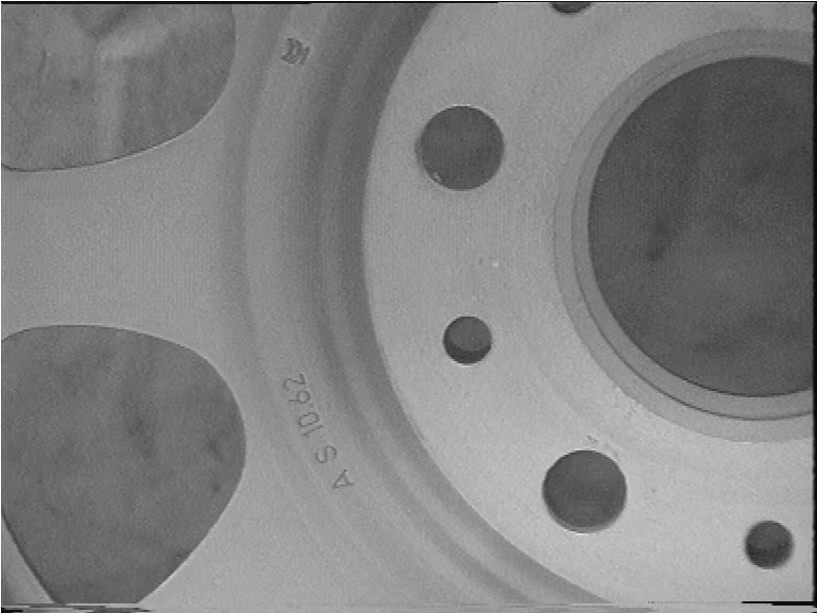
//> input picture machine_vision/images/holes.jpg, 818 x 614 px
$ ./holes   (built with g++ and OpenCV 4)
//> lines starting //> are read from the running program, lines starting //| are printed output that depends on the picture; after the words box and inside, x2 and y2 are one past the last pixel; in counts of white or black regions, pixels touching at a corner belong together
#include <iostream>
#include <opencv2/opencv.hpp>

using namespace std;
using namespace cv;

int main(int argc, char** argv)
{
    string path = argc > 1 ? argv[1] : "images/holes.jpg";
    Mat src = imread(path, IMREAD_COLOR);
//> src is the input picture: 614 rows x 818 cols, CV_8UC3; min 0, max 255, mean 130.4
    if (src.empty()) { cerr << "cannot read " << path << endl; return -1; }

    Mat gray, blur, bin;
    cvtColor(src, gray, COLOR_BGR2GRAY);
    GaussianBlur(gray, blur, Size(7, 7), 0);
    // holes are darker than the metal surface -> inverse Otsu
    threshold(blur, bin, 0, 255, THRESH_BINARY_INV | THRESH_OTSU);
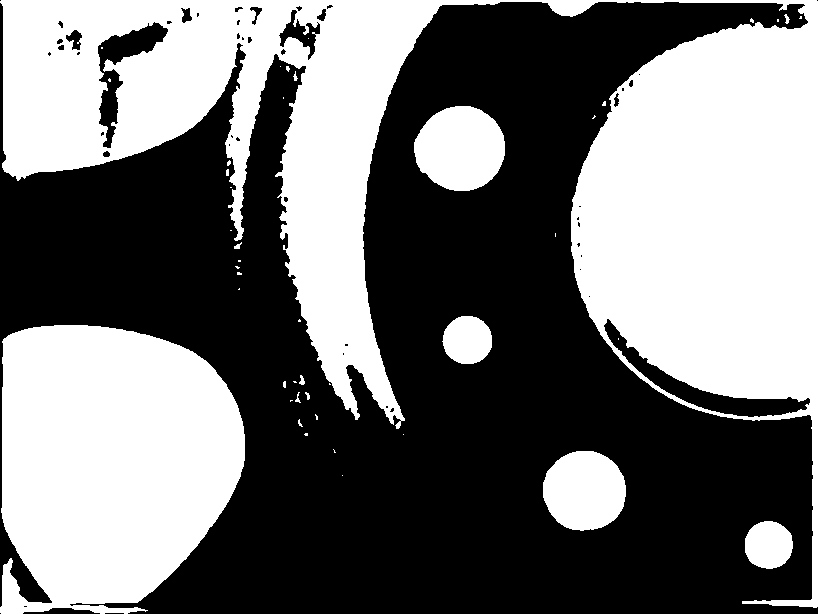
//> bin: 614 rows x 818 cols, CV_8UC1; 45.1% white; 44 white regions (31 under 20 px), largest, box (x1, y1, x2, y2) and area: (0, 0, 818, 608) 153783, (0, 325, 245, 614) 57145, (414, 106, 505, 191) 6015

    Mat k = getStructuringElement(MORPH_ELLIPSE, Size(5, 5));
    morphologyEx(bin, bin, MORPH_OPEN, k);
    morphologyEx(bin, bin, MORPH_CLOSE, k);
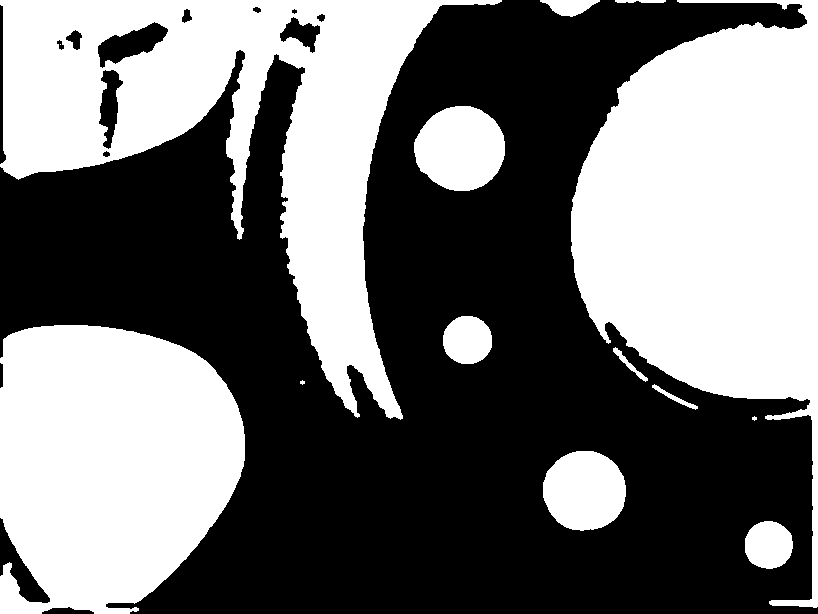
//> bin: 614 rows x 818 cols, CV_8UC1; 45% white; 14 white regions (3 under 20 px)

    vector<vector<Point>> contours;
    findContours(bin, contours, RETR_EXTERNAL, CHAIN_APPROX_SIMPLE);
//> contours = 13 contours, 2 with area under 20; largest, box (x1, y1, x2, y2) and area: (571, 0, 818, 608) 78417, (0, 0, 502, 420) 75262, (0, 325, 245, 614) 57036, (414, 106, 505, 191) 5890, (543, 451, 626, 531) 5136

    Mat out = src.clone();
    int count = 0;
    for (auto& c : contours)
    {
        double area = contourArea(c);
        if (area < 800 || area > 20000) continue;           // size of the small holes
        Rect b = boundingRect(c);
        if (b.x <= 2 || b.y <= 2 || b.x + b.width >= src.cols - 2 ||
            b.y + b.height >= src.rows - 2) continue;       // incomplete (cut by border)
        double per = arcLength(c, true);
        double circ = 4 * CV_PI * area / (per * per);
        if (circ < 0.8) continue;                           // keep round shapes only

        count++;
        Point2f ctr; float rad;
        minEnclosingCircle(c, ctr, rad);
        circle(out, ctr, (int)rad + 4, Scalar(0, 0, 255), 3);
        putText(out, to_string(count), Point((int)ctr.x - 8, (int)ctr.y + 8),
                FONT_HERSHEY_SIMPLEX, 0.8, Scalar(0, 255, 0), 2);
        cout << count << ": center(" << (int)ctr.x << "," << (int)ctr.y
             << ") r=" << (int)rad << " circ=" << circ << endl;
    }
//> this loop made 13 passes
//> (area, b, per, circ, ctr, rad) on passes 1, 2, 8, 9: (1766, Rect(745, 521, 48, 48), 157.5, 0.894, Point(768.5, 544.9), 24.62), (5136.5, Rect(543, 451, 83, 80), 269.5, 0.889, Point(584, 490.7), 41.91), (1818.5, Rect(443, 316, 49, 48), 159, 0.904, Point(467.2, 340), 24.85), (5889.5, Rect(414, 106, 91, 85), 288.8, 0.887, Point(459.2, 147.6), 45.56)
//> area on passes 4, 6, 7, 10, 11, 12: 167, 176, 57036.5, 78417, 85, 560
//| 1: center(768,544) r=24 circ=0.894178
//| 2: center(584,490) r=41 circ=0.888565
//| 3: center(467,339) r=24 circ=0.904449
//| 4: center(459,147) r=45 circ=0.887129
//> pass 1, `putText(out, to_string(count), Point((int)ctr.x - 8, (int)ctr.y + 8), ..`:
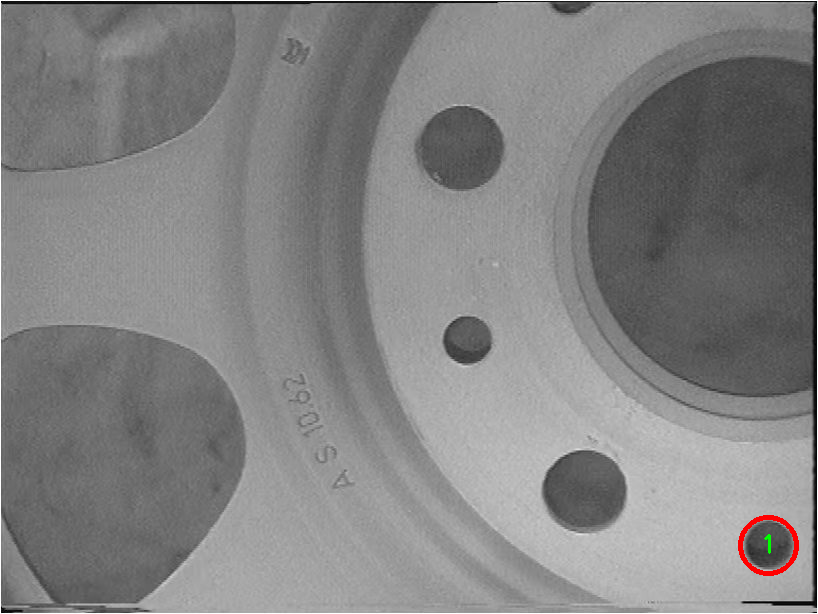
//> out: 614 rows x 818 cols, CV_8UC3; 0.19% of pixels changed, all inside (x1, y1, x2, y2) = (738, 515, 799, 576)
//> pass 2, `putText(out, to_string(count), Point((int)ctr.x - 8, (int)ctr.y + 8), ..`:
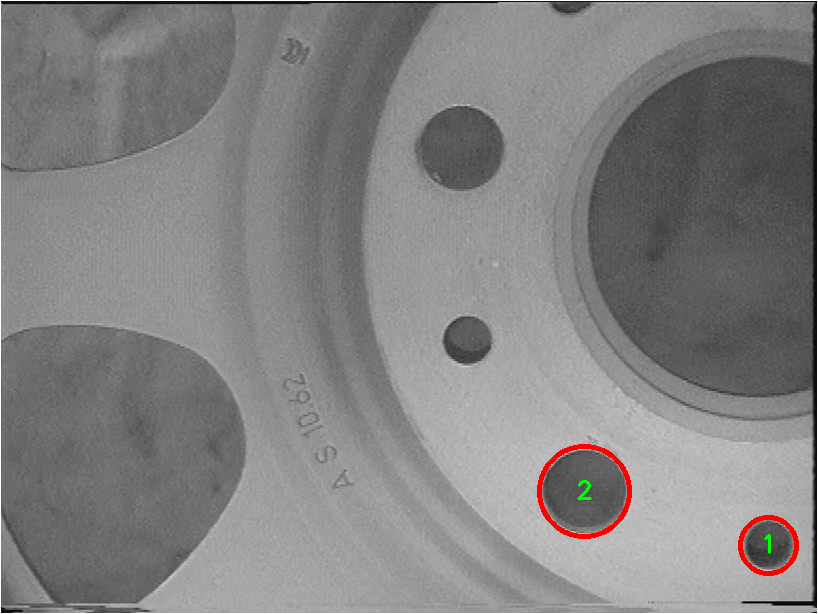
//> out: 614 rows x 818 cols, CV_8UC3; 0.3% of pixels changed, all inside (x1, y1, x2, y2) = (537, 444, 632, 539)
//> after the loop:
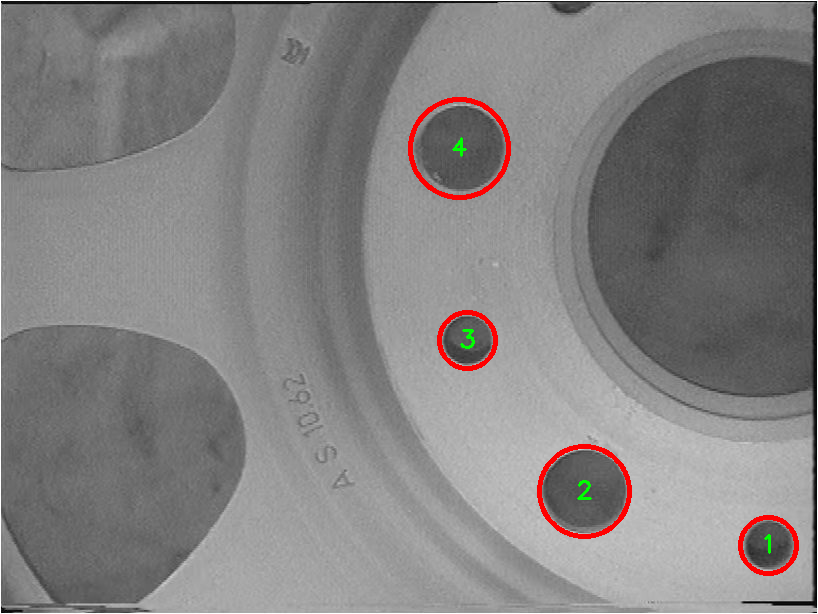
//> out: 614 rows x 818 cols, CV_8UC3; 0.53% of pixels changed, all inside (x1, y1, x2, y2) = (408, 97, 511, 371)
//> after the loop, count = 4
    putText(out, "Count: " + to_string(count), Point(20, 40),
            FONT_HERSHEY_SIMPLEX, 1.2, Scalar(255, 0, 0), 3);
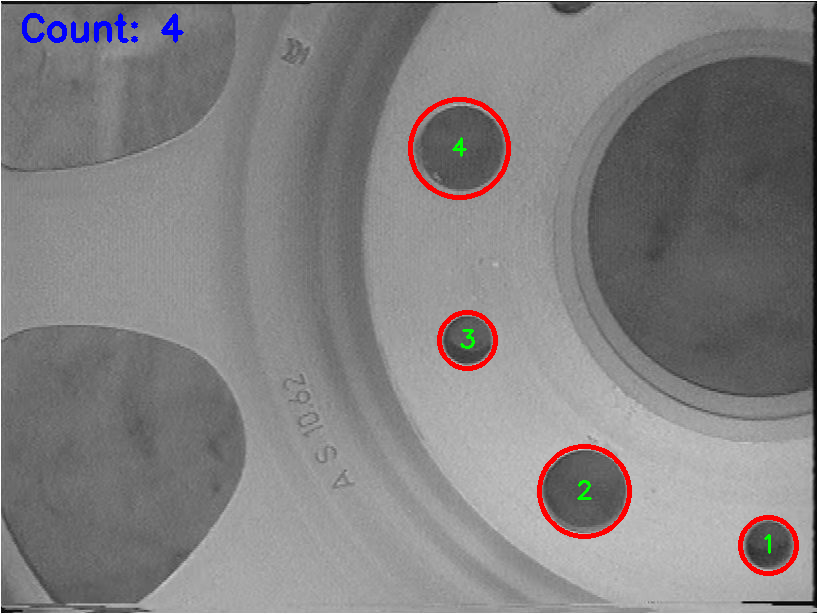
//> out: 614 rows x 818 cols, CV_8UC3; 0.31% of pixels changed, all inside (x1, y1, x2, y2) = (22, 13, 184, 43)

    cout << "Hole count: " << count << endl;
//| Hole count: 4
    imwrite("images/holes_binary.png", bin);
    imwrite("images/holes_result.png", out);
    if (argc > 2) return 0; // no GUI when 2nd arg given
    imshow("result", out);
    waitKey(0);
    return 0;
}
